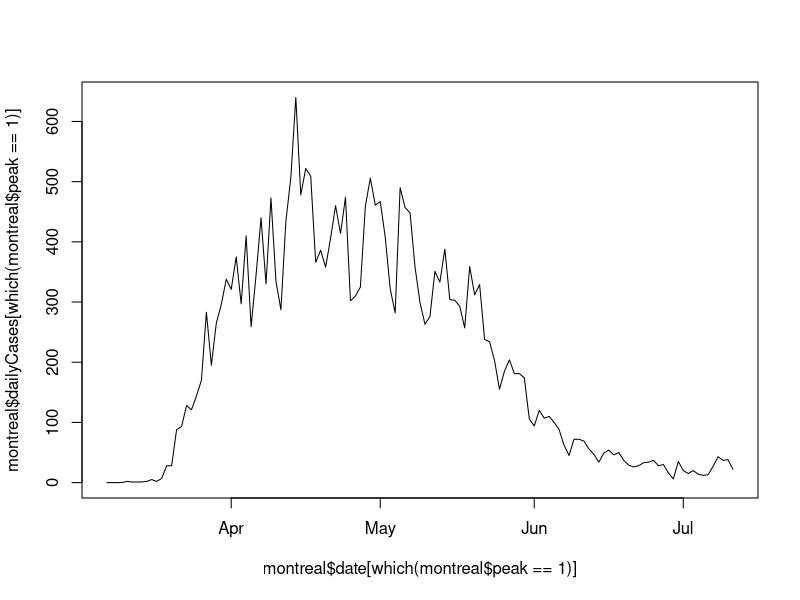
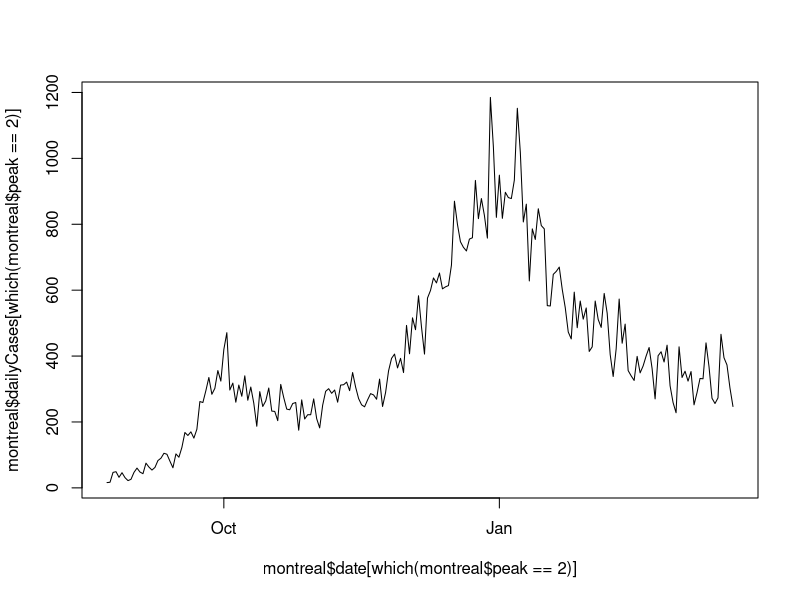
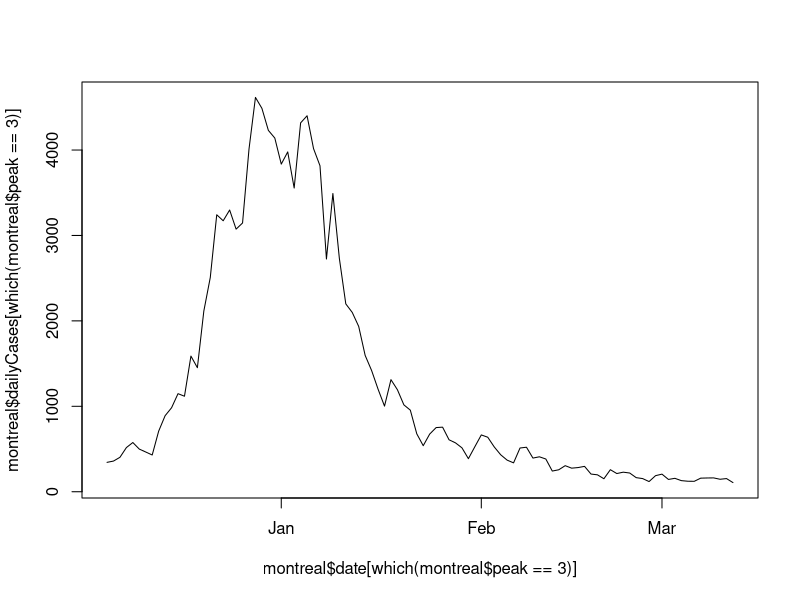

The R script that drew these images, in order:
################################################################################
# montreal data formatting
# data downloaded from :
# https://www.inspq.qc.ca/covid-19/donnees on Aug 21, 2022
# waves defined on their website:
# wave 1: Feb 23 - 11 July 2020
# wave 2: Aug 23, 2020 - March 20, 2021 (delta)
# wave 3: Dec 5, 2021 - March 12, 2022 (omicron)
################################################################################


library(lubridate)

### Read in downloaded data
cases <- read.csv("graph_1-1.csv")[,c(1,3)]
hosps <- read.csv("graph_2-2.csv")
deaths <- read.csv("graph_3-1.csv")

colnames(cases) <- c('date', 'dailyCases')
colnames(hosps) <- c('date', 'dailyHosp')
colnames(deaths) <- c('date', 'dailyDeaths')

# format dates
cases$date <- as.Date(cases$date)
hosps$date <- as.Date(hosps$date)
deaths$date <- as.Date(deaths$date)

# start data at end of Feb instead of january
cases  <- cases[cases$date >= as.Date('2020-02-23'),]
hosps  <- hosps[hosps$date >= as.Date('2020-02-23'),]

# deaths start march 14, fill in data
deathAdd <- data.frame(date = as.Date(as.Date('2020-02-23'):as.Date('2020-03-13')),
                       dailyDeaths = 0)
deaths  <- rbind.data.frame(deathAdd, deaths)

# don't need data after omicron wave
cases  <- cases[cases$date <= as.Date('2022-03-12'),]
hosps  <- hosps[hosps$date <= as.Date('2022-03-12'),]
deaths  <- deaths[deaths$date <= as.Date('2022-03-12'),]

# merge together
montreal <- merge(cases, hosps, by = 'date')
montreal <- merge(montreal, deaths, by = 'date', all.x = T)


# population
montreal$Population <- 1762949

# peak identifier
montreal$peak <- NA

# peak 1 - Feb 23 - 11 July 2020 (but first case observed march 6)
startDate <- as.Date('2020-03-07')
endDate <- as.Date('2020-07-12')
montreal$peak[montreal$date >= startDate & montreal$date < endDate]<- 1

plot(montreal$date[which(montreal$peak == 1)], 
     montreal$dailyCases[which(montreal$peak == 1)], pch = 16, type = 'l')

# peak 2 - Aug 23, 2020 - March 20, 2021
startDate <- as.Date('2020-08-23')
endDate <- as.Date('2021-03-21')
montreal$peak[montreal$date >= startDate & montreal$date < endDate]<- 2

plot(montreal$date[which(montreal$peak == 2)], 
     montreal$dailyCases[which(montreal$peak == 2)], pch = 16, type = 'l')

# peak 3 - Dec 5, 2021 - March 12, 2022
startDate <- as.Date('2021-12-05')
endDate <- as.Date('2022-03-13')
montreal$peak[montreal$date >= startDate & montreal$date < endDate]<- 3

plot(montreal$date[which(montreal$peak == 3)], 
     montreal$dailyCases[which(montreal$peak == 3)], pch = 16, type = 'l')



movingAverage <- function(x, bw) {
    n <- length(x)
    bw <- floor(bw)
    out <- rep(0, n)
    for (i in 1:n) {
        if (i < bw) {
            t1 = 1
            t2 = i
        } else {
            t1 = i - bw + 1
            t2 = i
        }
        out[i] <- mean(x[t1:t2])
    }
    return(out)
}

# smooth due to weekend effects
# keep raw data for first month
montreal$dailyCases <- ceiling(movingAverage(montreal$dailyCases, 7))
montreal$dailyHosp <- ceiling(movingAverage(montreal$dailyHosp, 7))
montreal$dailyDeaths <- ceiling(movingAverage(montreal$dailyDeaths, 7))


write.csv(montreal, 'montrealClean.csv', quote = F, row.names = F)


